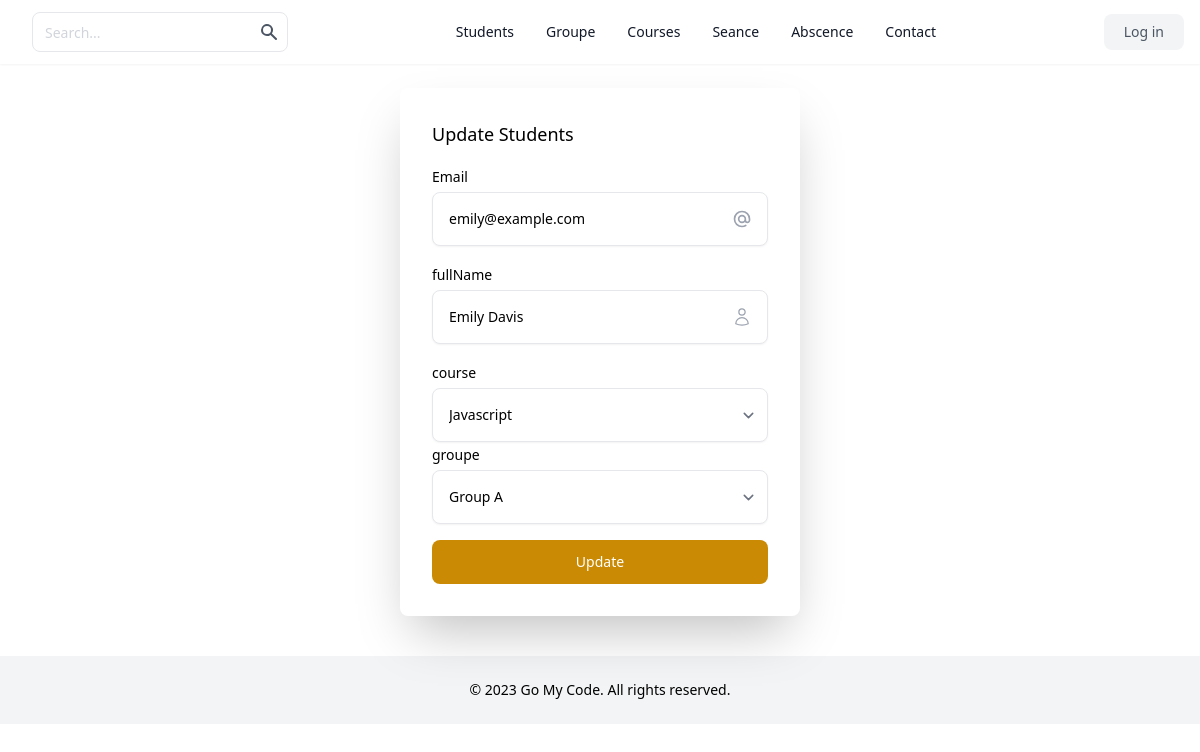
/students/update.php?id=5, run on the app's committed database.
### tables this page shows
CREATE TABLE `students` (
  `id` int(11) NOT NULL AUTO_INCREMENT,
  `fullname` varchar(255) DEFAULT NULL,
  `email` varchar(255) DEFAULT NULL,
  `id_course` int(11) DEFAULT NULL,
  `id_groupe` int(11) DEFAULT NULL,
  PRIMARY KEY (`id`),
  KEY `id_course` (`id_course`),
  KEY `id_groupe` (`id_groupe`),
  CONSTRAINT `students_ibfk_1` FOREIGN KEY (`id_course`) REFERENCES `courses` (`id`) ON DELETE SET NULL,
  CONSTRAINT `students_ibfk_2` FOREIGN KEY (`id_groupe`) REFERENCES `groupes` (`id`) ON DELETE SET NULL
);

CREATE TABLE `courses` (
  `id` int(11) NOT NULL AUTO_INCREMENT,
  `course_name` varchar(255) DEFAULT NULL,
  `course_image_path` varchar(255) DEFAULT NULL,
  `id_user` int(11) DEFAULT NULL,
  PRIMARY KEY (`id`),
  KEY `id_user` (`id_user`),
  CONSTRAINT `courses_ibfk_1` FOREIGN KEY (`id_user`) REFERENCES `users` (`id`) ON DELETE SET NULL
);

### students/update.php (the view, shortened to what this page needs)
<?php
require_once('../inc/header.php');
include('../inc/db.php');
if (isset($_GET['id'])) {
    $id = $_GET['id'];
    $query = $conn->prepare("select * from students where id=$id");
    $query->execute();
    $student = $query->fetch();
};
?>
<header aria-label="Site Header" class="shadow-sm">
    <div class="mx-auto flex h-16 max-w-screen-xl items-center justify-between px-4">
        <div class="flex items-center gap-4">
            <form class="mb-0 hidden lg:flex">
                <div class="relative">
                    <input class="h-10 rounded-lg border-gray-200 pr-10 text-sm placeholder-gray-300 focus:z-10" placeholder="Search..." type="text" />
                    <button type="submit" class="absolute inset-y-0 right-0 mr-px rounded-r-lg p-2 text-gray-600">
                        <svg class="h-5 w-5" fill="currentColor" viewbox="0 0 20 20" xmlns="http://www.w3.org/2000/svg">
                            <path clip-rule="evenodd" d="M8 4a4 4 0 100 8 4 4 0 000-8zM2 8a6 6 0 1110.89 3.476l4.817 4.817a1 1 0 01-1.414 1.414l-4.816-4.816A6 6 0 012 8z" fill-rule="evenodd"></path>
                        </svg>
                    </button>
                </div>
            </form>
        </div>
        <nav aria-label="Site Nav" class="hidden items-center justify-center gap-8 text-sm font-medium lg:flex lg:w-0 lg:flex-1">
            <a class="text-gray-900" href="../students/">Students</a>
            <a class="text-gray-900" href="../groupe/">Groupe</a>
            <a class="text-gray-900" href="../courses/">Courses</a>
            <a class="text-gray-900" href="../seance/">Seance</a>
            <a class="text-gray-900" href="../absence/">Abscence</a>
            <a class="text-gray-900" href="">Contact</a>
        </nav>
        <div class="hidden items-center gap-4 lg:flex">
            <a href="#" class="rounded-lg bg-gray-100 px-5 py-2 text-sm font-medium text-gray-600">
                Log in
            </a>
        </div>
    </div>
</header>
<div class="flex justify-center">
    <form action="./update.php" method="POST" class="mt-6 mb-0 space-y-4 rounded-lg p-8 w-[400px] md:shadow-2xl xl:shadow-2xl">
        <p class="text-lg font-medium">Update Students</p>
        <div>
            <label for="email" class="text-sm font-medium">Email</label>
            <div class="relative mt-1">
                <input type="email" id="email" name="email" value="<?= $student['email'] ?>" class="w-full rounded-lg border-gray-200 p-4 pr-12 text-sm shadow-sm" placeholder="Enter email" />
                <span class="absolute inset-y-0 right-4 inline-flex items-center">
                    <svg xmlns="http://www.w3.org/2000/svg" class="h-5 w-5 text-gray-400" fill="none" viewBox="0 0 24 24" stroke="currentColor">
                        <path stroke-linecap="round" stroke-linejoin="round" stroke-width="2" d="M16 12a4 4 0 10-8 0 4 4 0 008 0zm0 0v1.5a2.5 2.5 0 005 0V12a9 9 0 10-9 9m4.5-1.206a8.959 8.959 0 01-4.5 1.207" />
                    </svg>
                </span>
            </div>
        </div>
        <div>
            <label for="fullName" class="text-sm font-medium">fullName</label>
            <div class="relative mt-1">
                <input type="text" id="fullName" value="<?= $student['fullname'] ?>" name="fullName" class="w-full rounded-lg border-gray-200 p-4 pr-12 text-sm shadow-sm" placeholder="Enter fullName" />
                <span class="absolute inset-y-0 right-4 inline-flex items-center">
                </span>
            </div>
        </div>
        <div>
            <label for="id_course" class="text-sm font-medium">course</label>
            <div class="relative mt-1">
                <select class="w-full rounded-lg border-gray-200 p-4 pr-12 text-sm shadow-sm" name="id_course" id="id_course">
                    <?php
                    $stmt = $conn->prepare('select * from courses ');
                    $stmt->execute();
                    $courses = $stmt->fetchAll();
                    foreach ($courses as $key => $value) {
                    ?>
                        <option value="<?= $value['id'] ?>" <?= $value['id'] == $student['id'] ? 'selected'  : null ?>><?= $value['course_name']  ?></option>
                    <?php } ?>
                </select>
            </div>
            <label for="id_groupe" class="text-sm font-medium">groupe</label>
            <div class="relative mt-1">
                <select class="w-full rounded-lg border-gray-200 p-4 pr-12 text-sm shadow-sm" name="id_groupe" id="id_groupe">
                    <?php
                    $stmt = $conn->prepare('select * from groupes ');
                    $stmt->execute();
                    $groupes = $stmt->fetchAll();
                    foreach ($groupes as $key => $value) {
                    ?>
                        <option value="<?= $value['id'] ?>" <?= $value['id'] == $student['id'] ? 'selected'  : null ?>><?= $value['name'] ?></option>
                    <?php } ?>
                </select>
            </div>
        </div>
        <button type="submit" name="update" class="block w-full rounded-lg bg-yellow-600 px-5 py-3 text-sm font-medium text-white">
            Update
        </button>
    </form>
</div>
<?php require_once('../inc/footer.php') ?>

### data on the page
students: email "emily@example.com", fullName "Emily Davis", id_course "Javascript"

### other printed values
form field id_groupe "Group A"
